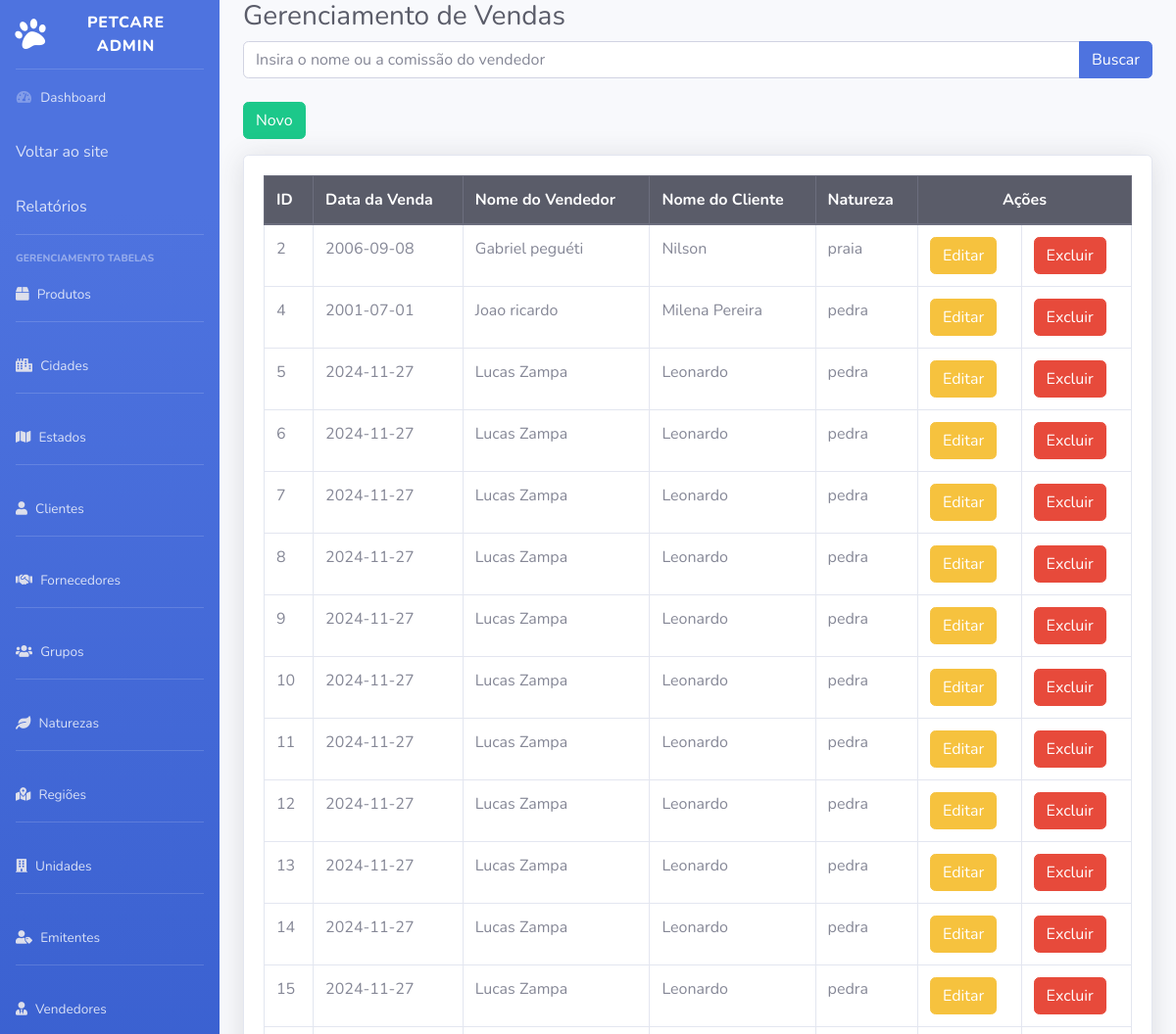
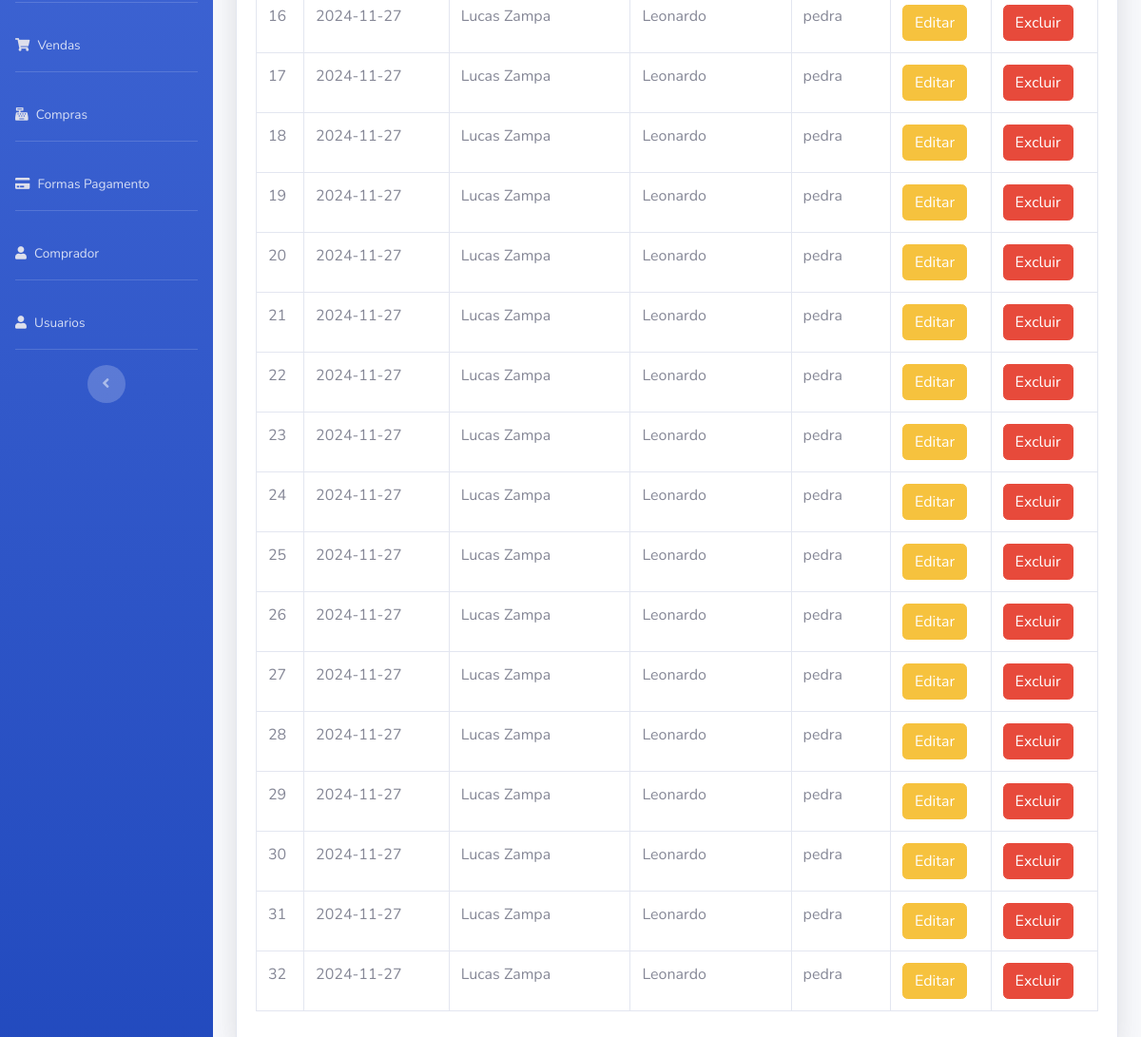
Page /petcare_admin/vendas/venda.php on the committed database (2 pictures, top to bottom).
### tables this page shows
CREATE TABLE `tb_venda` (
  `id` int(11) NOT NULL,
  `dt_venda` date DEFAULT NULL,
  `fk_id_vendedor` int(11) DEFAULT NULL,
  `fk_id_cliente` int(11) DEFAULT NULL,
  `fk_id_natureza` int(11) DEFAULT NULL
);

CREATE TABLE `tb_vendedor` (
  `id_vendedor` int(11) NOT NULL,
  `nm_vendedor` varchar(55) DEFAULT NULL,
  `perc_comissao` double(6,3) DEFAULT NULL
);

CREATE TABLE `tb_cliente` (
  `id_cliente` int(11) NOT NULL,
  `nm_cliente` varchar(55) DEFAULT NULL,
  `cpf_cliente` varchar(55) DEFAULT NULL,
  `end_rua` varchar(55) DEFAULT NULL,
  `end_nro` varchar(55) DEFAULT NULL,
  `end_bairro` varchar(55) DEFAULT NULL,
  `cidade_id` varchar(50) DEFAULT NULL,
  `usuario` varchar(220) DEFAULT NULL,
  `senha_usuario` varchar(220) DEFAULT NULL
);

CREATE TABLE `tb_natureza` (
  `id_natureza` int(11) NOT NULL,
  `nm_natureza` varchar(55) DEFAULT NULL
);

### petcare_admin/vendas/venda.php (the view, shortened to what this page needs)
<?php
include('../config/conecta.php');
?>
<!DOCTYPE html>
<html lang="en">
<head>
    <link href="../vendor/fontawesome-free/css/all.min.css" rel="stylesheet" type="text/css">
    <link href="../css/sb-admin-2.css" rel="stylesheet">
</head>
<body id="page-top">
<div id="wrapper">
    <ul class="navbar-nav bg-gradient-primary sidebar sidebar-dark accordion" id="accordionSidebar">
        <a class="sidebar-brand d-flex align-items-center justify-content-center" href="../index.php">
            <div class="sidebar-brand-icon rotate-n-15">
                <i class="fas fa-paw"></i>
            </div>
            <div class="sidebar-brand-text mx-3">PetCare Admin</div>
        </a>
        <hr class="sidebar-divider my-0">
        <li class="nav-item">
            <a class="nav-link" href="../index.php">
                <i class="fas fa-fw fa-tachometer-alt"></i>
                <span>Dashboard</span>
                <a href="http://localhost/PetCareAll/Petcare/HOME/INDEX2.php" class="nav-link">Voltar ao site</a>
                <a href="http://localhost/PetCareAll/Relatorio/PaginaRelatorios/pgrelatorios.php" class="nav-link">Relatórios</a>
            </a>
        </li>
        <div class="text-center d-none d-md-inline">
            <hr class="sidebar-divider">
            <div class="sidebar-heading">Gerenciamento Tabelas</div>
            <li class="nav-item">
                <a class="nav-link" href="../produtos/produto.php">
                    <i class="fas fa-box fa-2x text-gray-300"></i>
                    <span>Produtos</span>
                </a>
            </li>
            <hr class="sidebar-divider d-none d-md-block">
            <li class="nav-item">
                <a class="nav-link" href="../cidades/cidade.php">
                    <i class="fas fa-city fa-2x text-gray-300"></i>
                    <span>Cidades</span>
                </a>
            </li>
            <hr class="sidebar-divider d-none d-md-block">
            <li class="nav-item">
                <a class="nav-link" href="../estados/estado.php">
                    <i class="fas fa-map fa-2x text-gray-300"></i>
                    <span>Estados</span>
                </a>
            </li>
            <hr class="sidebar-divider d-none d-md-block">
            <li class="nav-item">
                <a class="nav-link" href="../clientes/cliente.php">
                    <i class="fas fa-user fa-2x text-gray-300"></i>
                    <span>Clientes</span>
                </a>
            </li>
            <hr class="sidebar-divider d-none d-md-block">
            <li class="nav-item">
                <a class="nav-link" href="../fornecedores/fornecedor.php">
                    <i class="fas fa-handshake fa-2x text-gray-300"></i>
                    <span>Fornecedores</span>
                </a>
            </li>
            <hr class="sidebar-divider d-none d-md-block">
            <li class="nav-item">
                <a class="nav-link" href="../grupos/grupo.php">
                    <i class="fas fa-users fa-2x text-gray-300"></i>
                    <span>Grupos</span>
                </a>
            </li>
            <hr class="sidebar-divider d-none d-md-block">
            <li class="nav-item">
                <a class="nav-link" href="../naturezas/natureza.php">
                    <i class="fas fa-leaf fa-2x text-gray-300"></i>
                    <span>Naturezas</span>
                </a>
            </li>
            <hr class="sidebar-divider d-none d-md-block">
            <li class="nav-item">
                <a class="nav-link" href="../regioes/regiao.php">
                    <i class="fas fa-map-marked-alt fa-2x text-gray-300"></i>
                    <span>Regiões</span>
                </a>
            </li>
            <hr class="sidebar-divider d-none d-md-block">
            <li class="nav-item">
                <a class="nav-link" href="../unidades/unidade.php">
                    <i class="fas fa-building fa-2x text-gray-300"></i>
                    <span>Unidades</span>
                </a>
            </li>
            <hr class="sidebar-divider d-none d-md-block">
            <li class="nav-item">
                <a class="nav-link" href="../emitentes/emitente.php">
                    <i class="fas fa-user-tag fa-2x text-gray-300"></i>
                    <span>Emitentes</span>
                </a>
            </li>
            <hr class="sidebar-divider d-none d-md-block">
            <li class="nav-item">
                <a class="nav-link" href="../vendedores/vendedor.php">
                    <i class="fas fa-user-tie fa-2x text-gray-300"></i>
                    <span>Vendedores</span>
                </a>
            </li>
            <hr class="sidebar-divider d-none d-md-block">
            <li class="nav-item">
                <a class="nav-link" href="venda.php">
                    <i class="fas fa-shopping-cart fa-2x text-gray-300"></i>
                    <span>Vendas</span>
                </a>
            </li>
            <hr class="sidebar-divider d-none d-md-block">
            <li class="nav-item">
                <a class="nav-link" href="../compras/compra.php">
                    <i class="fas fa-cash-register fa-2x text-gray-300"></i>
                    <span>Compras</span>
                </a>
            </li>
            <hr class="sidebar-divider d-none d-md-block">
            <li class="nav-item">
                <a class="nav-link" href="../formapgto/formapgto.php">
                    <i class="fas fa-credit-card fa-2x text-gray-300"></i>
                    <span>Formas Pagamento</span>
                </a>
            </li>
            <hr class="sidebar-divider d-none d-md-block">
            <li class="nav-item">
                <a class="nav-link" href="../comprador/comprador.php">
                    <i class="fas fa-user fa-2x text-gray-300"></i>
                    <span>Comprador</span>
                </a>
            </li>
            <hr class="sidebar-divider d-none d-md-block">
            <li class="nav-item">
                <a class="nav-link" href="../usuarios/usuario.php">
                    <i class="fas fa-user fa-2x text-gray-300"></i>
                    <span>Usuarios</span>
                </a>
            </li>
            <hr class="sidebar-divider d-none d-md-block">
            <button class="rounded-circle border-0" id="sidebarToggle"></button>
        </div>
    </ul>
    <div id="content-wrapper" class="d-flex flex-column">
        <div id="content">
            <div class="container-fluid">
                <h1 class="h3 mb-2 text-gray-800">Gerenciamento de Vendas</h1>
                <form action="" method="post" class="mb-4">
                    <div class="input-group">
                        <input type="text" name="busca" class="form-control" placeholder="Insira o nome ou a comissão do vendedor" aria-label="Buscar Vendedor">
                        <div class="input-group-append">
                            <input type="submit" value="Buscar" class="btn btn-primary">
                        </div>
                    </div>
                </form>
                <a href="adicionar.php" class="btn btn-success mb-3">Novo</a>
                <div class="card shadow mb-4">
                    <div class="card-body">
                        <div class="table-responsive">
                            <table class="table table-bordered" width="100%" cellspacing="0">
                                <thead class="thead-dark">
                                    <tr>
                                        <th>ID</th>
                                        <th>Data da Venda</th>
                                        <th>Nome do Vendedor</th>
                                        <th>Nome do Cliente</th>
                                        <th>Natureza</th>
                                        <th colspan="3" class="text-center">Ações</th>
                                    </tr>
                                </thead>
                                <tbody>
                                    <?php
                                    $sql = $conn->prepare("SELECT v.*, ve.*, c.*, n.*
                                                           FROM tb_venda v
                                                           LEFT JOIN tb_vendedor ve ON ve.id_vendedor = v.fk_id_vendedor
                                                           LEFT JOIN tb_cliente c ON c.id_cliente = v.fk_id_cliente
                                                           LEFT JOIN tb_natureza n ON n.id_natureza = v.fk_id_natureza
                                                           LIMIT 30");
                                    $sql->execute();
                                    $vendas = $sql->fetchAll(PDO::FETCH_ASSOC);
                                    foreach ($vendas as $venda):
                                    ?>
                                        <tr>
                                            <td><?= $venda['id']; ?></td>
                                            <td><?= $venda['dt_venda']; ?></td>
                                            <td><?= $venda['nm_vendedor']; ?></td>
                                            <td><?= $venda['nm_cliente']; ?></td>
                                            <td><?= $venda['nm_natureza']; ?></td>
                                            <td><a href="editar.php?id=<?= $venda['id']; ?>" class="btn btn-warning">Editar</a></td>
                                            <td><a href="excluir.php?id=<?= $venda['id']; ?>" class="btn btn-danger">Excluir</a></td>
                                        </tr>
                                    <?php endforeach; ?>
                                </tbody>
                            </table>
                        </div>
                    </div>
                </div>
            </div>
        </div>
    </div>
</div>
</body>
</html>

### rows in the picture
tb_venda: id "2", dt_venda "2006-09-08", tb_vendedor.nm_vendedor "Gabriel peguéti", tb_cliente.nm_cliente "Nilson", tb_natureza.nm_natureza "praia"
tb_venda: id "4", dt_venda "2001-07-01", tb_vendedor.nm_vendedor "Joao ricardo", tb_cliente.nm_cliente "Milena Pereira", tb_natureza.nm_natureza "pedra"
tb_venda: id "5", dt_venda "2024-11-27", tb_vendedor.nm_vendedor "Lucas Zampa", tb_cliente.nm_cliente "Leonardo", tb_natureza.nm_natureza "pedra"
tb_venda: id "6", dt_venda "2024-11-27", tb_vendedor.nm_vendedor "Lucas Zampa", tb_cliente.nm_cliente "Leonardo", tb_natureza.nm_natureza "pedra"
tb_venda: id "7", dt_venda "2024-11-27", tb_vendedor.nm_vendedor "Lucas Zampa", tb_cliente.nm_cliente "Leonardo", tb_natureza.nm_natureza "pedra"
tb_venda: id "8", dt_venda "2024-11-27", tb_vendedor.nm_vendedor "Lucas Zampa", tb_cliente.nm_cliente "Leonardo", tb_natureza.nm_natureza "pedra"
tb_venda: id "9", dt_venda "2024-11-27", tb_vendedor.nm_vendedor "Lucas Zampa", tb_cliente.nm_cliente "Leonardo", tb_natureza.nm_natureza "pedra"
tb_venda: id "10", dt_venda "2024-11-27", tb_vendedor.nm_vendedor "Lucas Zampa", tb_cliente.nm_cliente "Leonardo", tb_natureza.nm_natureza "pedra"
tb_venda: id "11", dt_venda "2024-11-27", tb_vendedor.nm_vendedor "Lucas Zampa", tb_cliente.nm_cliente "Leonardo", tb_natureza.nm_natureza "pedra"
tb_venda: id "12", dt_venda "2024-11-27", tb_vendedor.nm_vendedor "Lucas Zampa", tb_cliente.nm_cliente "Leonardo", tb_natureza.nm_natureza "pedra"
tb_venda: id "13", dt_venda "2024-11-27", tb_vendedor.nm_vendedor "Lucas Zampa", tb_cliente.nm_cliente "Leonardo", tb_natureza.nm_natureza "pedra"
tb_venda: id "14", dt_venda "2024-11-27", tb_vendedor.nm_vendedor "Lucas Zampa", tb_cliente.nm_cliente "Leonardo", tb_natureza.nm_natureza "pedra"
tb_venda: id "15", dt_venda "2024-11-27", tb_vendedor.nm_vendedor "Lucas Zampa", tb_cliente.nm_cliente "Leonardo", tb_natureza.nm_natureza "pedra"
tb_venda: id "16", dt_venda "2024-11-27", tb_vendedor.nm_vendedor "Lucas Zampa", tb_cliente.nm_cliente "Leonardo", tb_natureza.nm_natureza "pedra"
tb_venda: id "17", dt_venda "2024-11-27", tb_vendedor.nm_vendedor "Lucas Zampa", tb_cliente.nm_cliente "Leonardo", tb_natureza.nm_natureza "pedra"
tb_venda: id "18", dt_venda "2024-11-27", tb_vendedor.nm_vendedor "Lucas Zampa", tb_cliente.nm_cliente "Leonardo", tb_natureza.nm_natureza "pedra"
tb_venda: id "19", dt_venda "2024-11-27", tb_vendedor.nm_vendedor "Lucas Zampa", tb_cliente.nm_cliente "Leonardo", tb_natureza.nm_natureza "pedra"
tb_venda: id "20", dt_venda "2024-11-27", tb_vendedor.nm_vendedor "Lucas Zampa", tb_cliente.nm_cliente "Leonardo", tb_natureza.nm_natureza "pedra"
tb_venda: id "21", dt_venda "2024-11-27", tb_vendedor.nm_vendedor "Lucas Zampa", tb_cliente.nm_cliente "Leonardo", tb_natureza.nm_natureza "pedra"
tb_venda: id "22", dt_venda "2024-11-27", tb_vendedor.nm_vendedor "Lucas Zampa", tb_cliente.nm_cliente "Leonardo", tb_natureza.nm_natureza "pedra"
tb_venda: id "23", dt_venda "2024-11-27", tb_vendedor.nm_vendedor "Lucas Zampa", tb_cliente.nm_cliente "Leonardo", tb_natureza.nm_natureza "pedra"
tb_venda: id "24", dt_venda "2024-11-27", tb_vendedor.nm_vendedor "Lucas Zampa", tb_cliente.nm_cliente "Leonardo", tb_natureza.nm_natureza "pedra"
tb_venda: id "25", dt_venda "2024-11-27", tb_vendedor.nm_vendedor "Lucas Zampa", tb_cliente.nm_cliente "Leonardo", tb_natureza.nm_natureza "pedra"
tb_venda: id "26", dt_venda "2024-11-27", tb_vendedor.nm_vendedor "Lucas Zampa", tb_cliente.nm_cliente "Leonardo", tb_natureza.nm_natureza "pedra"
tb_venda: id "27", dt_venda "2024-11-27", tb_vendedor.nm_vendedor "Lucas Zampa", tb_cliente.nm_cliente "Leonardo", tb_natureza.nm_natureza "pedra"
tb_venda: id "28", dt_venda "2024-11-27", tb_vendedor.nm_vendedor "Lucas Zampa", tb_cliente.nm_cliente "Leonardo", tb_natureza.nm_natureza "pedra"
tb_venda: id "29", dt_venda "2024-11-27", tb_vendedor.nm_vendedor "Lucas Zampa", tb_cliente.nm_cliente "Leonardo", tb_natureza.nm_natureza "pedra"
tb_venda: id "30", dt_venda "2024-11-27", tb_vendedor.nm_vendedor "Lucas Zampa", tb_cliente.nm_cliente "Leonardo", tb_natureza.nm_natureza "pedra"
tb_venda: id "31", dt_venda "2024-11-27", tb_vendedor.nm_vendedor "Lucas Zampa", tb_cliente.nm_cliente "Leonardo", tb_natureza.nm_natureza "pedra"
tb_venda: id "32", dt_venda "2024-11-27", tb_vendedor.nm_vendedor "Lucas Zampa", tb_cliente.nm_cliente "Leonardo", tb_natureza.nm_natureza "pedra"
